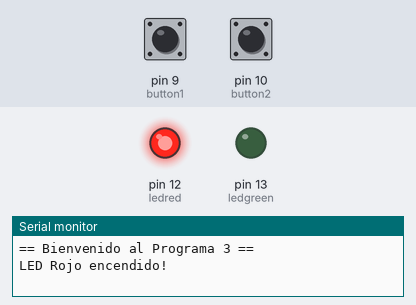
Bench run of a sketch on a simulated Arduino Uno, built with avr-gcc and run on an emulated ATmega328P. Parts: output pins drawn as LEDs (lit = HIGH), the last lines printed to the serial monitor. The inputs (shaded band) are chosen by the test bench; at power-on: pin 9 (button1) LOW, pin 10 (button2) LOW.

Above: at 1.2 s.
1.3 s: pin 9 (button1) pulled HIGH for 0.15 s
At 2.7 s:
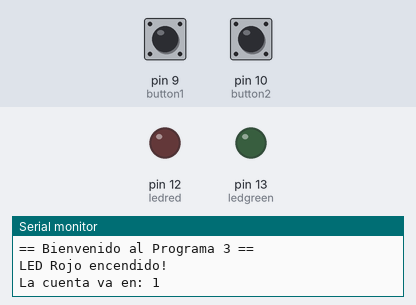
3.3 s: pin 10 (button2) pulled HIGH for 0.15 s
At 4.2 s:
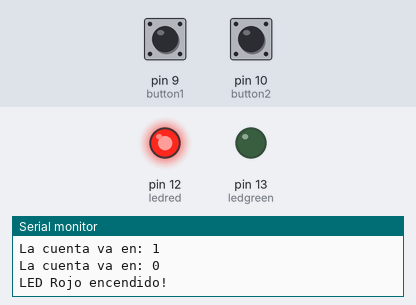
5.3 s: pin 9 (button1) pulled HIGH for 1 s
At 6.9 s:
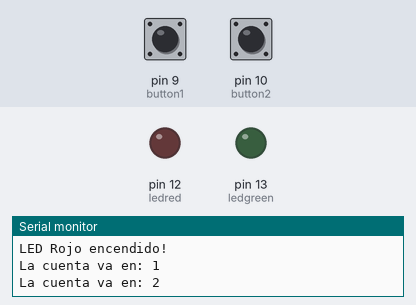
7.8 s: pin 9 (button1) pulled HIGH for 3.2 s
At 12.4 s:
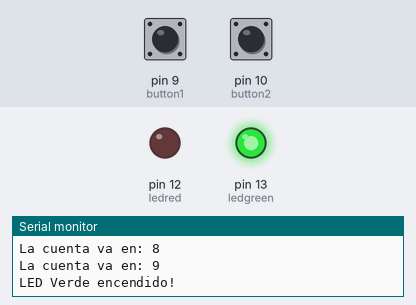
Timing chart, 0 to 13.8 s (numbered marks = the images above; inputs shaded):
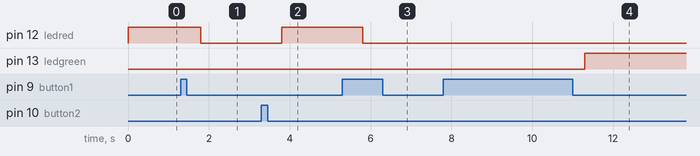

Measured:
- after the input at 1.3 s, pin 12 (ledred): HIGH → LOW after 0.50 s
- after the input at 3.3 s, pin 12 (ledred): LOW → HIGH after 0.50 s
- after the input at 5.3 s, pin 12 (ledred): HIGH → LOW after 0.50 s
- after the input at 7.8 s, pin 13 (ledgreen): LOW → HIGH after 3.5 s

The sketch:

Prog3.ino
```cpp
/*
 Programa N°3
 =====================
 Autores:
 - Donayre Angulo, Carlos Alberto
 - Manchego Caceres, Gustavo Miguel
 - Quispe Flores, Paolo Danilo
 - Romero Bejarano, Sandro Fabrizzio
 */
// Definimos los pines para los botones
int num = 0;
int button1 = 9;
int button2 = 10;
int ledgreen = 13;
int ledred = 12;
bool greenLedShown = false;
bool redLedShown = false;

void setup() {
  // Configuramos los pines como entradas
  pinMode(button1, INPUT);
  pinMode(button2, INPUT);
  // Configuramos los pines de los led como salidas
  pinMode(ledgreen, OUTPUT);
  pinMode(ledred, OUTPUT);
  // Iniciamos la comunicación serial
  Serial.begin(9600);
  Serial.println("== Bienvenido al Programa 3 ==");
}

void loop() {
  // Creamos la condicional para cuando se presione el boton 1
  if (digitalRead(button1) == HIGH) {
    num++; // Aumenta la cuenta de 1 en 1
    delay(500);

    if (num > 9) { // Si la cuenta llega a 9
      num = 9; //Num se queda en 9
    }
    Serial.print("La cuenta va en: ");
    Serial.println(num); // Mostramos valor en el monitor serial
  }
  if (digitalRead(button2) == HIGH) { //Condicional para boton 2
    num--; // Reduce la cuenta de 1 en 1
    delay(500);

    if (num < 0) { // Si es mayor que 0
      num = 0; // La cuenta solo queda en 0
    }
    Serial.print("La cuenta va en: ");
    Serial.println(num); //Mostramos valor en monitor serial
  }
  if (num == 9) { // Si la cuenta es igual a nueve
    digitalWrite(ledgreen, HIGH); //Se enciende el LED verde
    if (!greenLedShown) { //condicional para no repetir el mensaje
      Serial.println("LED Verde encendido!"); //Mensaje led encendido
      greenLedShown = true;
      redLedShown = false;
    }
  } else {
    digitalWrite(ledgreen, LOW); //Apagamos el led verde
    greenLedShown = false;
  }
  if (num == 0) {
    digitalWrite(ledred, HIGH);
    if (!redLedShown) {
      Serial.println("LED Rojo encendido!");
      redLedShown = true;
      greenLedShown = false;
    }
  } else {
    digitalWrite(ledred, LOW);
    redLedShown = false;
  }
}
```
